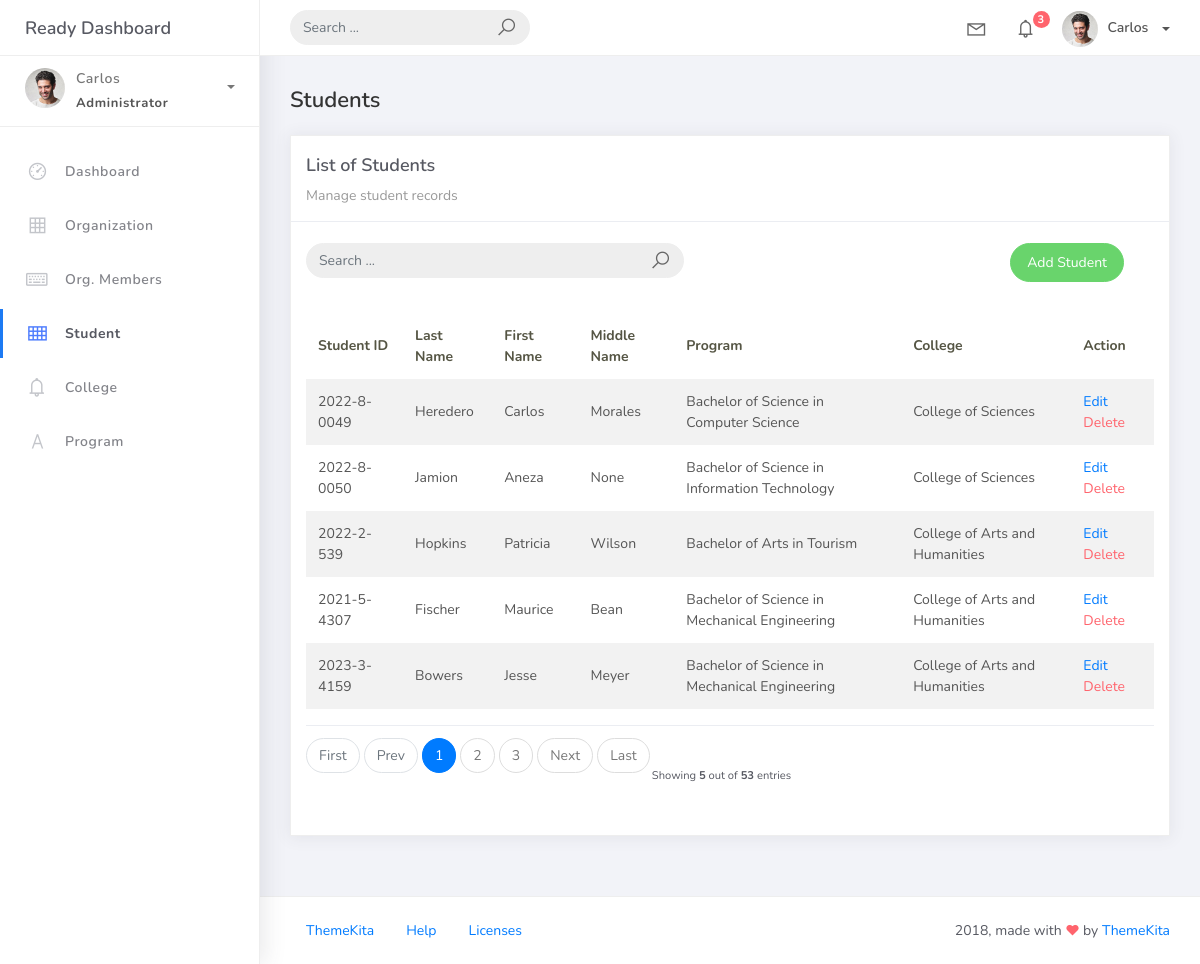
Before: /student_list/ with the older database file.
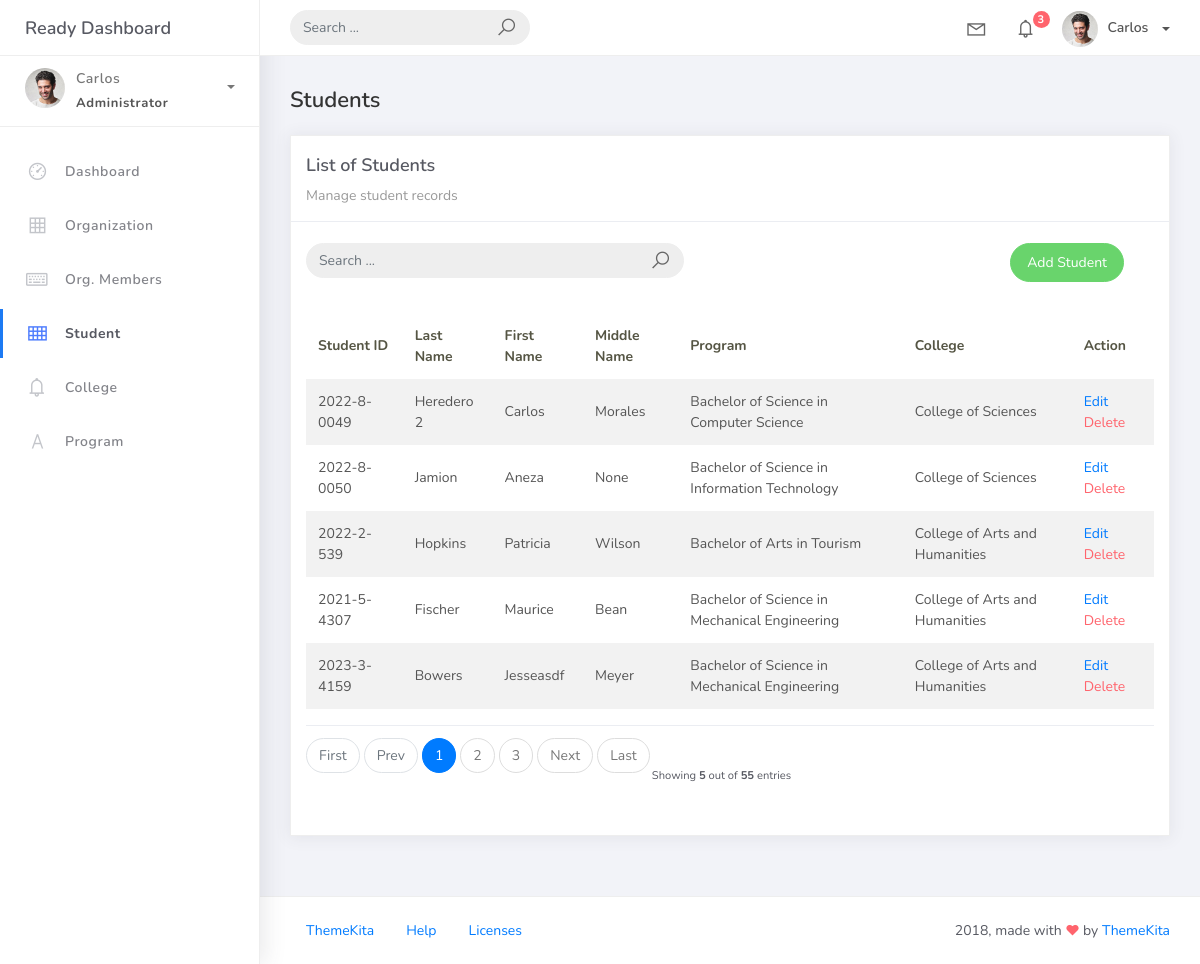
After: the same page with the newer database file.
### studentorg/models.py (models this page shows, shortened)
class BaseModel(models.Model):
    created_at = models.DateTimeField(auto_now_add=True, db_index=True)
    updated_at = models.DateTimeField(auto_now=True)
    class Meta:
        abstract = True

class Student(BaseModel):
    student_id = models.CharField(max_length=15)
    lastname = models.CharField(max_length=25, verbose_name="Last Name")
    firstname = models.CharField(max_length=25, verbose_name="First Name")
    middlename = models.CharField(max_length=25, blank=True, null=True)
    program = models.ForeignKey(Program, on_delete=models.CASCADE)
    college = models.ForeignKey(College, on_delete=models.CASCADE, default=1)

class Program(BaseModel):
    prog_name = models.CharField(max_length=150)
    college = models.ForeignKey(College, on_delete=models.CASCADE)
    def __str__(self):
        return self.prog_name

class College(BaseModel):
    college_name = models.CharField(max_length=150)
    def __str__(self):
        return self.college_name

### studentorg/views.py (the view, shortened to what this page needs)
# urls.py: path('student_list/', StudentList.as_view(), name='student-list'),
class StudentList(ListView):
    model = Student
    context_object_name = 'student'
    template_name = 'student/student_list.html'
    paginate_by = 5
    def get_queryset(self):
        queryset = Student.objects.all()
        query = self.request.GET.get('q')
        return queryset

### templates/student/student_list.html (shortened to what this page needs)
{% extends 'base.html' %} {% load static %} {% block content %}
<div class="content">
  <div class="container-fluid">
    <h4 class="page-title">Students</h4>
    <div class="row">
      <div class="col-md-12">
        <div class="card">
          <div class="card-header">
            <div class="card-title">List of Students</div>
            <div class="card-category">Manage student records</div>
          </div>
          <br />
          <div class="col-md-12 row">
            <div class="col-md-6">
              <form
                class="navbar-left navbar-form nav-search mr-md-3"
                action="{% url 'student-list' %}"
              >
                <div class="input-group">
                  <input
                    type="text"
                    placeholder="Search ..."
                    class="form-control"
                    name="q"
                  />
                  <div class="input-group-append">
                    <span class="input-group-text">
                      <i class="la la-search search-icon"></i>
                    </span>
                  </div>
                </div>
              </form>
            </div>
            <div class="col-md-6">
              <div class="pull-right">
                <a
                  href="{% url 'student-add' %}"
                  class="btn btn-success btn-rounded"
                  >Add Student</a
                >
              </div>
            </div>
          </div>
          <div class="card-body">
            <table class="table table-striped mt-3">
              <thead>
                <tr>
                  <th scope="col">Student ID</th>
                  <th scope="col">Last Name</th>
                  <th scope="col">First Name</th>
                  <th scope="col">Middle Name</th>
                  <th scope="col">Program</th>
                  <th scope="col">College</th>
                  <th scope="col">Action</th>
                </tr>
              </thead>
              <tbody>
                {% for object in object_list %}
                <tr>
                  <td>{{ object.student_id }}</td>
                  <td>{{ object.lastname }}</td>
                  <td>{{ object.firstname }}</td>
                  <td>{{ object.middlename }}</td>
                  <td>{{ object.program }}</td>
                  <td>{{ object.college }}</td>
                  <td>
                    <a href="{{ object.id }}">Edit</a>
                    <a href="{{ object.id }}/delete" class="text-danger"
                      >Delete</a
                    >
                  </td>
                </tr>
                {% endfor %}
              </tbody>
            </table>
            {% include 'includes/pagination.html' %}
          </div>
        </div>
      </div>
    </div>
  </div>
</div>
{% include "includes/message.html" %} {% endblock %}

### templates/base.html (shortened to what this page needs)
{% load static %}
<!DOCTYPE html>
<html>
<head>
	<link rel="stylesheet" href="{% static 'css/bootstrap.min.css' %}">
	<link rel="stylesheet" href="{% static 'css/ready.css' %}">
	<link rel="stylesheet" href="{% static 'css/demo.css' %}">
</head>
<body>
	<div class="wrapper">
		<div class="main-header">
			<div class="logo-header">
				<a href="{% url 'home' %}" class="logo">
					Ready Dashboard
				</a>
			</div>
			<nav class="navbar navbar-header navbar-expand-lg">
				<div class="container-fluid">
					<form class="navbar-left navbar-form nav-search mr-md-3" action="">
						<div class="input-group">
							<input type="text" placeholder="Search ..." class="form-control">
							<div class="input-group-append">
								<span class="input-group-text">
									<i class="la la-search search-icon"></i>
								</span>
							</div>
						</div>
					</form>
					<ul class="navbar-nav topbar-nav ml-md-auto align-items-center">
						<li class="nav-item dropdown hidden-caret">
							<a class="nav-link dropdown-toggle" href="#" id="navbarDropdown" role="button" data-toggle="dropdown" aria-haspopup="true" aria-expanded="false">
								<i class="la la-envelope"></i>
							</a>
						</li>
						<li class="nav-item dropdown hidden-caret">
							<a class="nav-link dropdown-toggle" href="#" id="navbarDropdown" role="button" data-toggle="dropdown" aria-haspopup="true" aria-expanded="false">
								<i class="la la-bell"></i>
								<span class="notification">3</span>
							</a>
						</li>
						<li class="nav-item dropdown">
							<a class="dropdown-toggle profile-pic" data-toggle="dropdown" href="#" aria-expanded="false"> <img src="{% static 'img/profile.jpg' %}" alt="user-img" width="36" class="img-circle"><span >Carlos</span></span> </a>
							</li>
						</ul>
					</div>
				</nav>
			</div>
			<div class="sidebar">
				<div class="scrollbar-inner sidebar-wrapper">
					<div class="user">
						<div class="photo">
							<img src="{% static 'img/profile.jpg' %}">
						</div>
						<div class="info">
							<a class="" data-toggle="collapse" href="#collapseExample" aria-expanded="true">
								<span>
									Carlos
									<span class="user-level">Administrator</span>
									<span class="caret"></span>
								</span>
							</a>
						</div>
					</div>
					<ul class="nav navigation">
						<li class="nav-item home">
							<a href="{% url 'home' %}">
								<i class="la la-dashboard"></i>
								<p>Dashboard</p>
							</a>
						</li>
						<li class="nav-item organization_list">
							<a href="{% url 'organization-list' %}">
								<i class="la la-table"></i>
								<p>Organization</p>
							</a>
						</li>
						<li class="nav-item orgmember_list">
							<a href="{% url 'orgmember-list' %}">
								<i class="la la-keyboard-o"></i>
								<p>Org. Members</p>
							</a>
						</li>
						<li class="nav-item student_list">
							<a href="{% url 'student-list' %}">
								<i class="la la-th"></i>
								<p>Student</p>
							</a>
						</li>
						<li class="nav-item college_list">
							<a href="{% url 'college-list' %}">
								<i class="la la-bell"></i>
								<p>College</p>
							</a>
						</li>
						<li class="nav-item program_list">
							<a href="{% url 'program-list' %}">
								<i class="la la-font"></i>
								<p>Program</p>
							</a>
						</li>
					</ul>
				</div>
			</div>
			<div class="main-panel">
						{% block content %}{% endblock %}
				<footer class="footer">
					<div class="container-fluid">
						<nav class="pull-left">
							<ul class="nav">
								<li class="nav-item">
									<a class="nav-link" href="http://www.themekita.com">
										ThemeKita
									</a>
								</li>
								<li class="nav-item">
									<a class="nav-link" href="#">
										Help
									</a>
								</li>
								<li class="nav-item">
									<a class="nav-link" href="https://themewagon.com/license/#free-item">
										Licenses
									</a>
								</li>
							</ul>
						</nav>
						<div class="copyright ml-auto">
							2018, made with <i class="la la-heart heart text-danger"></i> by <a href="http://www.themekita.com">ThemeKita</a>
						</div>
					</div>
				</footer>
			</div>
		</div>
</body>
</html>

### templates/includes/pagination.html (shortened to what this page needs)
{% if is_paginated %}
<div class="card-footer px-0 border-0 d-flex flex-column flex-lg-row align-items-center justify77 content-between mt-3">
    <nav aria-label="Topics pagination" class="mb-4">
        <ul class="pagination">
            {% if page_obj.number > 1 %}
            <li class="page-item">
                <a class="page-link" href="?page=1">First</a>
            </li>
            {% else %}
            <li class="page-item disabled">
                <span class="page-link">First</span>
            </li>
            {% endif %} {% if page_obj.has_previous %}
            <li class="page-item">
                <a class="page-link" href="?page={{ page_obj.previous_page_number }}">Prev</a>
            </li>
            {% else %}
            <li class="page-item disabled">
                <span class="page-link">Prev</span>
            </li>
            {% endif %} {% for page_num in paginator.page_range %} {% if page_obj.number == page_num%}
            <li class="page-item active">
                <span class="page-link">
                    {{ page_num }}
                </span>
            </li>
            {% elif page_num > page_obj.number|add:'-3' and page_num < page_obj.number|add:'3' %}
            <li class="page-item">
                <a class="page-link" href="?page={{ page_num }}">{{ page_num }}</a>
            </li>
            {% endif %} {% endfor %} {% if page_obj.has_next %}
            <li class="page-item">
                <a class="page-link" href="?page={{ page_obj.next_page_number }}">Next</a>
            </li>
            {% else %}
            <li class="page-item disabled">
                <span class="page-link">Next</span>
            </li>
            {% endif %} {% if page_obj.number != paginator.num_pages %}
            <li class="page-item">
                <a class="page-link" href="?page={{ paginator.num_pages }}">Last</a>
            </li>
            {% else %}
            <li class="page-item disabled">
                <span class="page-link">Last</span>
            </li>
            {% endif %}
        </ul>
    </nav>
    <div class="fw-normal small mt-4 mt-lg-0">Showing <b>{{object_list.count}}</b> out of
        <b>{{paginator.count}}</b> entries</div>
    </div>
{% endif %}

### templates/includes/message.html (shortened to what this page needs)
{% load static %}

Changed rows visible on the page:
changed Student "Carlos": lastname "Heredero" → "Heredero 2"
changed Student "Bowers": firstname "Jesse" → "Jesseasdf"
Other visible differences:
{{ paginator.count }}: "53" → "55"
